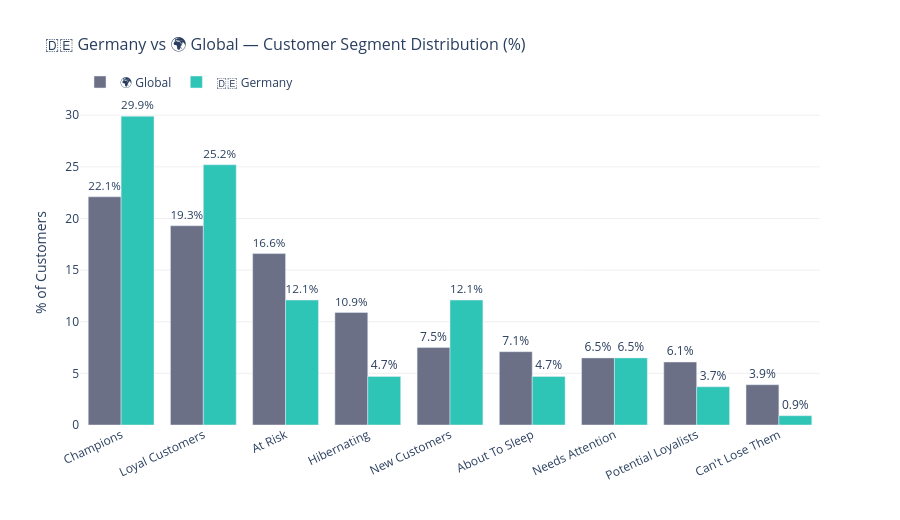

Notebook source saved alongside this figure:
### Code cell
# ══════════════════════════════════════════════════════
# VISUALISATION 3: Germany vs World — Side by Side
# ══════════════════════════════════════════════════════

# Prepare global segment percentages
global_segs = (rfm['Segment'].value_counts() / len(rfm) * 100).round(1).reset_index()
global_segs.columns = ['Segment', 'Percentage']
global_segs['Market'] = '🌍 Global'

# Prepare German segment percentages
german_segs = (rfm_germany['Segment'].value_counts() / len(rfm_germany) * 100).round(1).reset_index()
german_segs.columns = ['Segment', 'Percentage']
german_segs['Market'] = '🇩🇪 Germany'

# Combine both into one dataframe
combined = pd.concat([global_segs, german_segs], ignore_index=True)

# ── Create grouped bar chart ──────────────────────────
fig3 = px.bar(
    combined,
    x='Segment',
    y='Percentage',
    color='Market',
    barmode='group',
    color_discrete_map={
        '🌍 Global'   : '#6C7086',
        '🇩🇪 Germany' : '#2EC4B6'
    },
    title='🇩🇪 Germany vs 🌍 Global — Customer Segment Distribution (%)',
    labels={
        'Percentage' : '% of Customers',
        'Segment'    : '',
        'Market'     : ''
    },
    text='Percentage'
)

fig3.update_traces(texttemplate='%{text}%', textposition='outside')
fig3.update_layout(
    height=520,
    plot_bgcolor='white',
    xaxis_tickangle=-25,
    legend=dict(orientation='h', y=1.1),
    title_font_size=16,
    yaxis=dict(gridcolor='#f0f0f0', title='% of Customers'),
)
fig3.show()
print("✅ Chart 3 created — The Germany vs World comparison!")

### Figure 1 — Plotly figure (JSON) as saved in the notebook; plotly's stock layout.template omitted (floating-point values rounded to 4 significant figures)
{"data": [{"alignmentgroup": "True", "hovertemplate": "=%{x}<br>% of Customers=%{text}<extra></extra>", "legendgroup": "🌍 Global", "marker": {"color": "#6C7086", "pattern": {"shape": ""}}, "name": "🌍 Global", "offsetgroup": "🌍 Global", "orientation": "v", "showlegend": true, "text": [22.1, 19.3, 16.6, 10.9, 7.5, 7.1, 6.5, 6.1, 3.9], "textposition": "outside", "texttemplate": "%{text}%", "type": "bar", "x": ["Champions", "Loyal Customers", "At Risk", "Hibernating", "New Customers", "About To Sleep", "Needs Attention", "Potential Loyalists", "Can't Lose Them"], "xaxis": "x", "y": [22.1, 19.3, 16.6, 10.9, 7.5, 7.1, 6.5, 6.1, 3.9], "yaxis": "y"}, {"alignmentgroup": "True", "hovertemplate": "=%{x}<br>% of Customers=%{text}<extra></extra>", "legendgroup": "🇩🇪 Germany", "marker": {"color": "#2EC4B6", "pattern": {"shape": ""}}, "name": "🇩🇪 Germany", "offsetgroup": "🇩🇪 Germany", "orientation": "v", "showlegend": true, "text": [29.9, 25.2, 12.1, 12.1, 6.5, 4.7, 4.7, 3.7, 0.9], "textposition": "outside", "texttemplate": "%{text}%", "type": "bar", "x": ["Champions", "Loyal Customers", "At Risk", "New Customers", "Needs Attention", "About To Sleep", "Hibernating", "Potential Loyalists", "Can't Lose Them"], "xaxis": "x", "y": [29.9, 25.2, 12.1, 12.1, 6.5, 4.7, 4.7, 3.7, 0.9], "yaxis": "y"}], "layout": {"barmode": "group", "height": 520, "legend": {"orientation": "h", "title": {"text": ""}, "tracegroupgap": 0, "y": 1.1}, "plot_bgcolor": "white", "title": {"font": {"size": 16}, "text": "🇩🇪 Germany vs 🌍 Global — Customer Segment Distribution (%)"}, "xaxis": {"anchor": "y", "domain": [0, 1], "tickangle": -25, "title": {"text": ""}}, "yaxis": {"anchor": "x", "domain": [0, 1], "gridcolor": "#f0f0f0", "title": {"text": "% of Customers"}}}}
